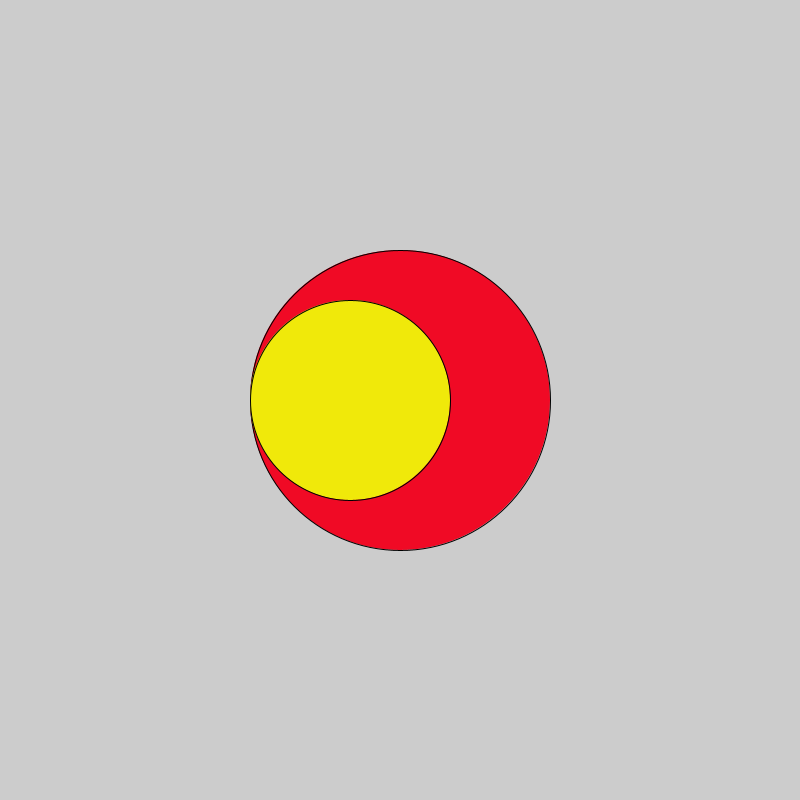
Frame 1 (no input)
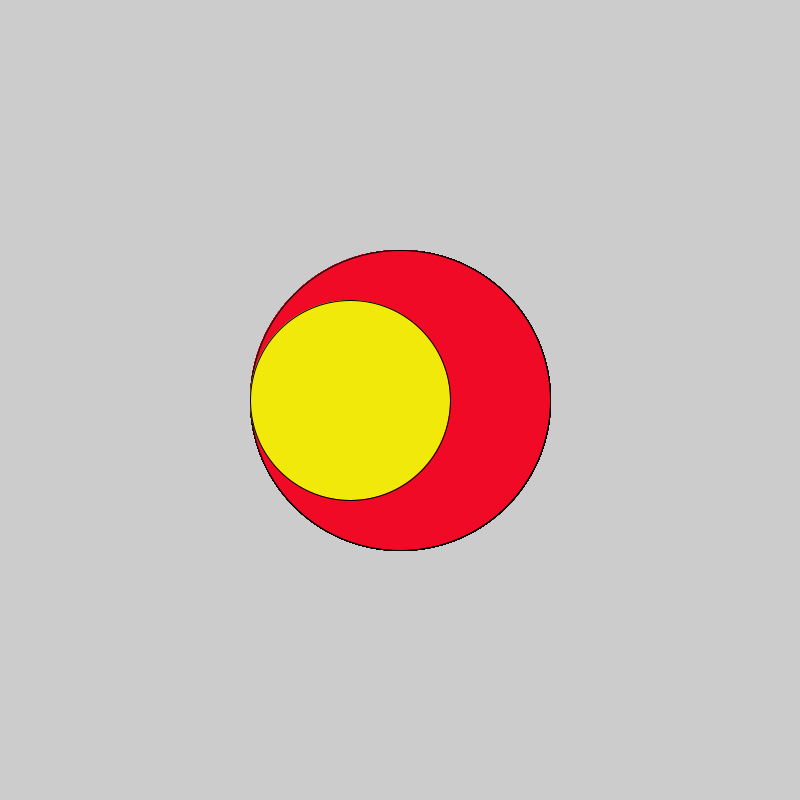
Frame 60 (the mouse pressed at the canvas centre just before this capture)
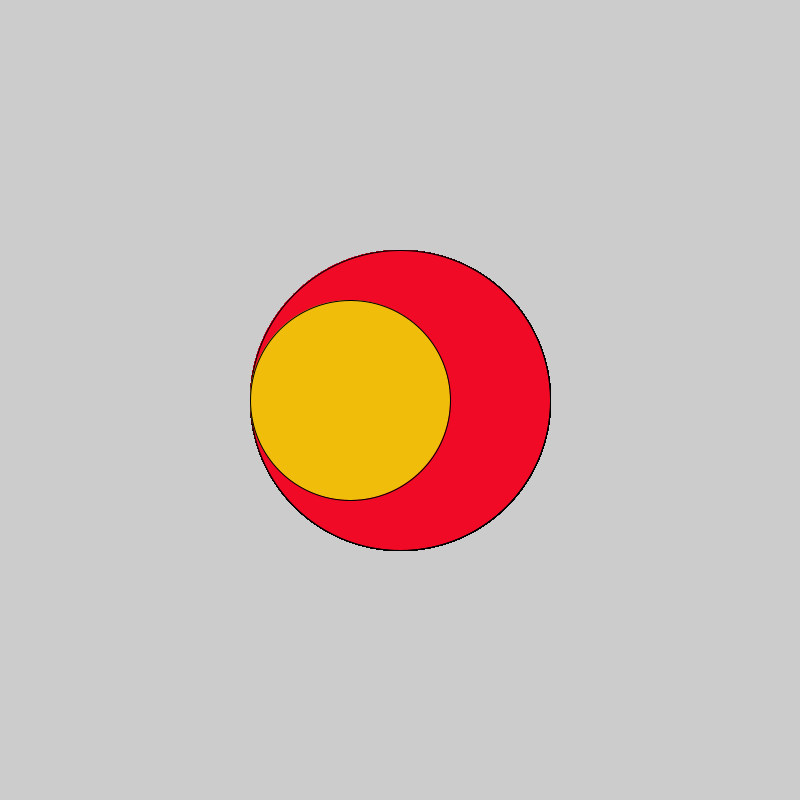
Frame 120 (the mouse held since frame 60 and released just before this capture)

The Processing sketch that drew these frames (run headless with seeded random() and noise(); from frame 60 on, the mouse is pressed at the canvas centre):

// Processing sketch: LogicalDot
// ── LogicalDot.pde
void  setup(){ size(800,800);
}
void draw(){ fill(#F00A25); ellipse(400,400,300,300);
if(mousePressed){ fill(#F0BE0A);
}
else{fill(#F0E90A);
}
ellipse(350,400,200,200);
}
